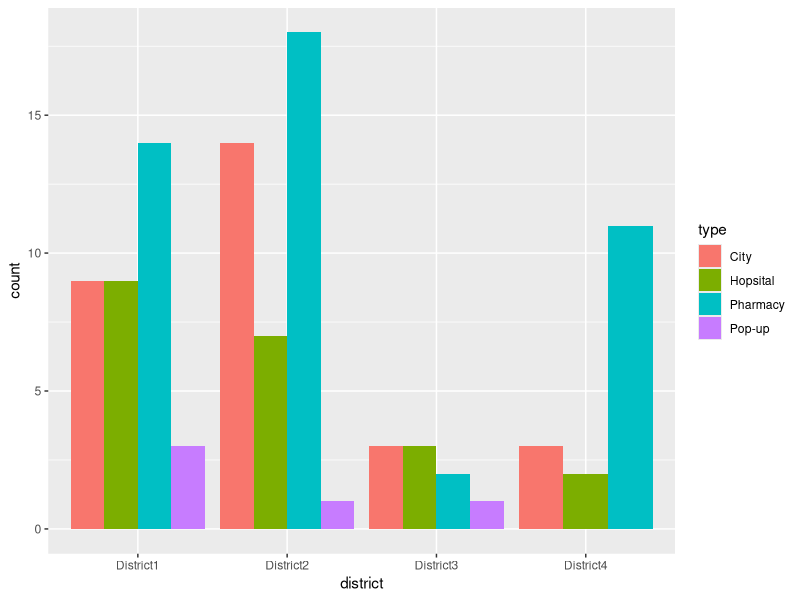
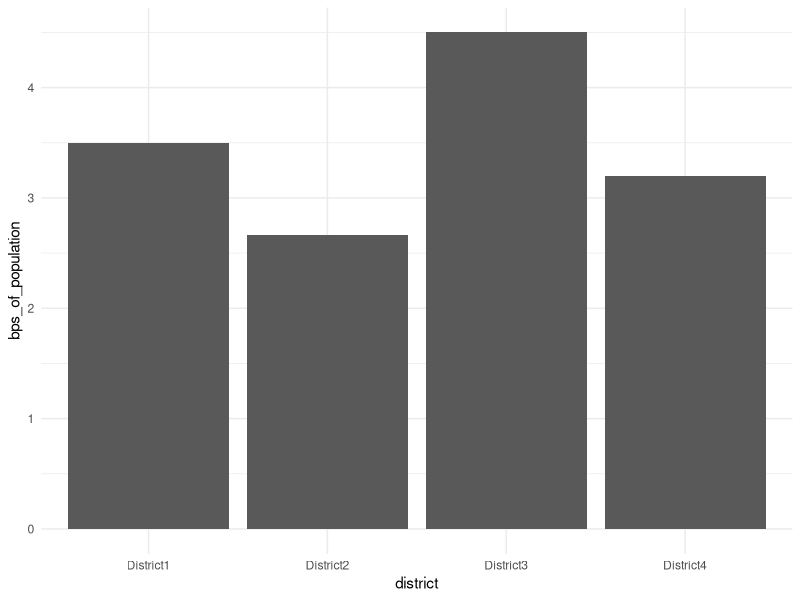

The R script that drew these images, in order:
#### Preamble ####
# Purpose: Simulate dataset of Covid19 clinics across Toronto
# Author: Christina Wei
# Data: 9 January 2023
# Contact: christina.wei@mail.utoronto.ca
# License: MIT

#### Data Expectations ####
# Number of clinics matching population density in the city
# Expect different types of clinics, like city-run, hospital, pharmacy, pop-ups
# Opening date should be a valid date before today
# columns: clinic_id, district, type, opening_date

#### Workspace setup ####
library(tidyverse)

#### Start simulation ####

## Assumptions

# Fictional district, population, and clinic type
sim_district = c("District1", "District2", "District3", "District4")
sim_population = c(100000, 150000, 20000, 50000)
sim_type = c("City", "Hopsital", "Pharmacy", "Pop-up")

# Probabilities used for sampling
prob_district = sim_population / sum(sim_population)
prob_type = c(0.2, 0.2, 0.5, 0.1)


## Creating simulated data

set.seed(311) #random seed
num_observations = 100

simulated_data = 
  tibble(
    clinic_id = c(1:num_observations),
    district = sample(x = sim_district, 
                      size = num_observations,
                      replace = TRUE,
                      prob = prob_district),
    type = sample(x = sim_type,
                  size = num_observations,
                  replace = TRUE,
                  prob = prob_type),
  )


## Create summary statistics of number of clinics per district and 
## compare it with the number of population in each district

# summarize clinics by district
clinic_per_district = 
  simulated_data |>
    group_by(district) |>
    count() |>
    rename("num_clinics" = "n")

# add population column to the data
clinic_per_district['population'] = sim_population

# compute bps per district
clinic_per_district =
  clinic_per_district |>
    mutate(
      bps_of_population =
        num_clinics / population * 10000
    )


## Create graphs of simulated data

# Bar graph of clinics per district, by type
simulated_data |> 
  ggplot(aes(fill = type, x = district)) +
  geom_bar(position = "dodge")


## Create graph of clinic summary by district

clinic_per_district |>
  ggplot(aes(x = district, y = bps_of_population)) + 
  geom_bar(stat="identity") + 
  theme_minimal()

## Data validation

# 4 districts in the data
length(unique(simulated_data$district)) == 4 

# 4 types of clinics in the data
length(unique(simulated_data$type)) == 4 

# check that each type of clinic is less than 100 
simulated_data |>
  group_by(type) |>
  count() |>
  filter(n > num_observations) |>
  sum() == 0

# check the number of clinics in each district is less than 100 
simulated_data |>
  group_by(district) |>
  count() |>
  filter(n > num_observations) |>
  sum() == 0